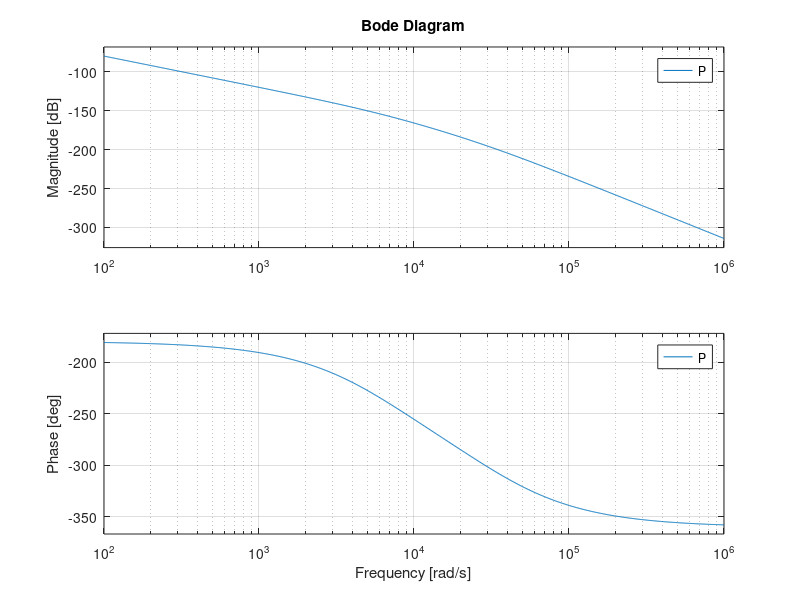

MATLAB code for this plot: (Note: this script raises an error after producing the figure.)
% q1
wa = 2*pi*10^3;
ws = 10*pi*10^3;
m = 1;
Kf = 1;
Ga = tf(1,[1/wa 1]);
Gs = tf(1,[1/ws 1]);
Gm = tf(1,[m 0 0]);
fs = 10000;
T = 1/fs;
P = Ga*Kf*Gm*Gs;
bode(P);
% q2
Pdelay = P*tf([1],[1], 'InputDelay',T/2);
Pzoh = c2d(P, T, 'zoh');
hold on;
legend on;
bode(Pdelay);
bode(Pzoh);
% q3
w = 100*2*pi; % convert from hz to rad/s
phi = 45; % deg
phi = phi * pi/180;
a = 12; % guess and check
t = 1/(sqrt(a)*w);
Kp = 112202; % at 100Hz, this K make gain ~= 0db
Cs = tf([Kp*a*t Kp], [t 1]);
Cz = c2d(Cs, T, 'tustin');
bode(Cs);
bode(Cz);
